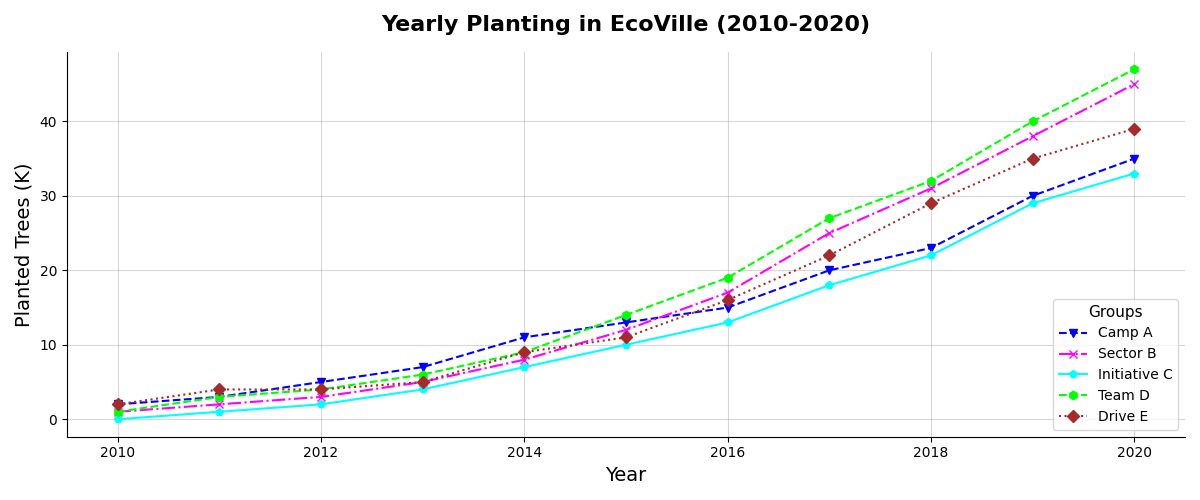

Reproduce this figure in Python.
import matplotlib.pyplot as plt
import numpy as np

years = np.arange(2010, 2021)

campaign_A = np.array([2, 3, 5, 7, 11, 13, 15, 20, 23, 30, 35])
campaign_B = np.array([1, 2, 3, 5, 8, 12, 17, 25, 31, 38, 45])
campaign_C = np.array([0, 1, 2, 4, 7, 10, 13, 18, 22, 29, 33])
campaign_D = np.array([1, 3, 4, 6, 9, 14, 19, 27, 32, 40, 47])
campaign_E = np.array([2, 4, 4, 5, 9, 11, 16, 22, 29, 35, 39])

fig, ax1 = plt.subplots(figsize=(12, 5))

ax1.plot(years, campaign_A, marker='v', linestyle='--', color='blue', label='Camp A', linewidth=1.5)
ax1.plot(years, campaign_B, marker='x', linestyle='-.', color='magenta', label='Sector B', linewidth=1.5)
ax1.plot(years, campaign_C, marker='p', linestyle='-', color='cyan', label='Initiative C', linewidth=1.5)
ax1.plot(years, campaign_D, marker='h', linestyle='--', color='lime', label='Team D', linewidth=1.5)
ax1.plot(years, campaign_E, marker='D', linestyle=':', color='brown', label='Drive E', linewidth=1.5)

ax1.set_title('Yearly Planting in EcoVille (2010-2020)', fontsize=16, fontweight='bold', pad=15)
ax1.set_xlabel('Year', fontsize=14)
ax1.set_ylabel('Planted Trees (K)', fontsize=14)
ax1.legend(title='Groups', loc='lower right', fontsize=10, title_fontsize=11)
ax1.grid(True, linestyle='-', alpha=0.5)

# Changed border style of plot
ax1.spines['top'].set_visible(False)
ax1.spines['right'].set_visible(False)

plt.tight_layout()
plt.show()
